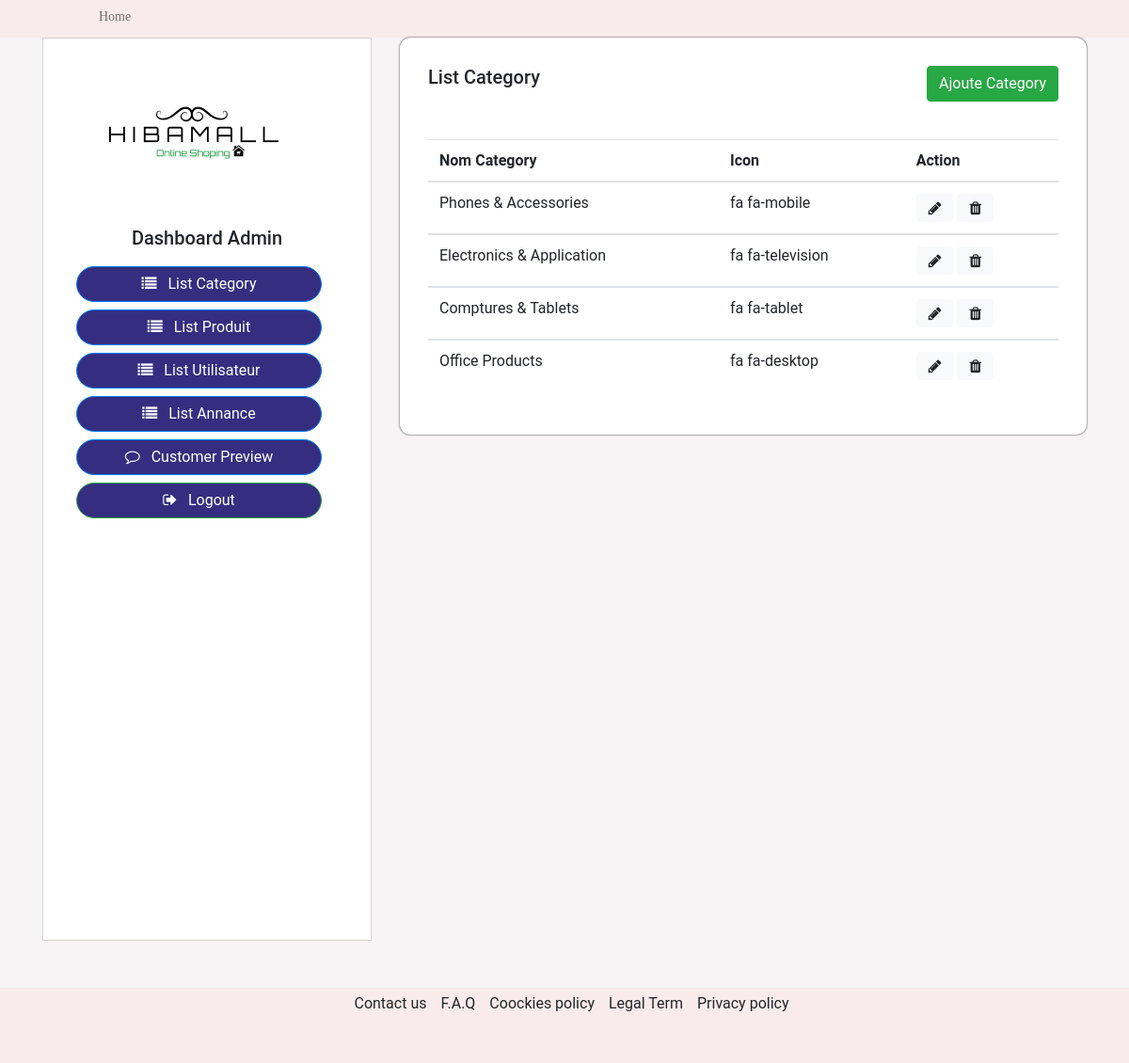
The app's page /admin/category.php (signed in) with its own data.
### tables this page shows
CREATE TABLE `category` (
  `id` int(11) NOT NULL,
  `category_name` varchar(255) NOT NULL,
  `category_icon` varchar(255) NOT NULL
);

### inc/fonctions.php (called while the page is built, shortened)
<?php
require('config.php');
function query($sql){
    global $connection;
    return mysqli_query($connection,$sql);
}
function fetch_array($result){
    return mysqli_fetch_array($result);
}

### admin/category.php (the view, shortened to what this page needs)
<?php include('aside.php'); ?>
<div class="col-md-8">
        <div class="toplist">
            <div class="dashboard-list">
              <h5>List Category              <form class="form-inline">
                 <a href="addcategory.php"> <button class="btn btn-success" type="button"> Ajoute Category </button> </a>
              </form></h5>
              <table class="table">
                <thead>
                  <tr>
                    <th scope="col">Nom Category</th>
                    <th scope="col">Icon</th>
                    <th scope="col">Action</th>
                  </tr>
                </thead>
                <?php
                                $query = "SELECT * FROM category";
                                $result = query($query);
                                while($row = fetch_array($result)):
                            ?>
                <tbody id="myTable">
                  <tr>
                    <td><?php echo $row['category_name'];?></td>
                    <td><?php echo $row['category_icon'];?></td>
                    <td><a href="editcategory.php?id=<?php echo $row['id'];?>"><button type="button" class="btn btn-light" data-toggle="modal" data-target="#exampleModal" data-whatever="@mdo"
          id="button1"><i class="fa fa-pencil" aria-hidden="true"></i></button></a> <a href="deletecategory.php?id=<?php echo $row['id'];?>"><button type="button" class="btn btn-light" data-toggle="modal" data-target="#exampleModal" data-whatever="@mdo"
          id="button1"><i class="fa fa-trash" aria-hidden="true"></i></button></a> </td>
                  </tr>
                  <?php
                                endwhile;
                            ?>
                </tbody>
              </table>
            </div>
            </div>
          </div>
            </div>
        </div>
<?php include('../inc/footer.php'); ?>

### asset/css/main.css (style rules this page uses)
body { font-family: 'Roboto', sans-serif; background: #F6F4F4; position: relative; font-weight: 400px; margin:0; overflow-x: hidden; }
a { color: inherit; -webkit-transition: 300ms; -moz-transition: 300ms; -o-transition: 300ms; transition: 300ms; }

### asset/css/container.css (style rules this page uses)
.dashboard-list { width: 100%; background: #fff; padding: 30px; border-radius: 11px; box-shadow: 0px 0px 2px 0px #000; }
.dashboard-list form { position: relative; float: right; }
.dashboard-list h5 form { padding-bottom: 20PX; }

### records on screen
category: category_name "Phones & Accessories", category_icon "fa fa-mobile"
category: category_name "Electronics & Application", category_icon "fa fa-television"
category: category_name "Comptures & Tablets", category_icon "fa fa-tablet"
category: category_name "Office Products", category_icon "fa fa-desktop"
